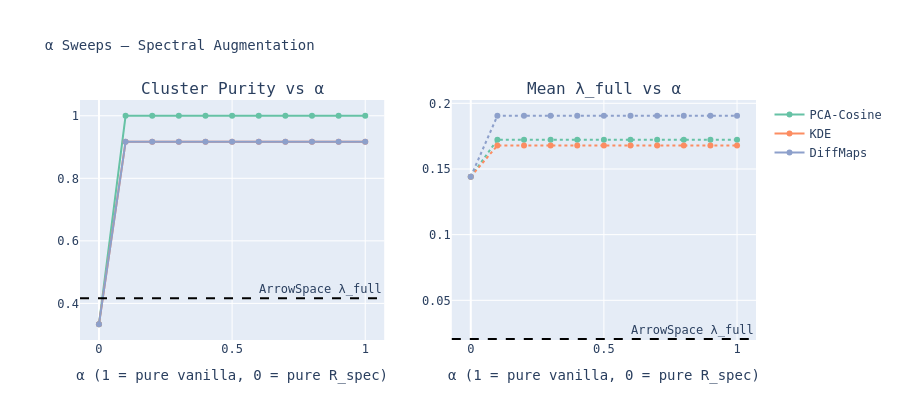

The notebook cell saved with this chart:
### Markdown cell above
---
## 8 · Spectral augmentation of vanilla algorithms (Principle 3)

$$\text{aug}_{\alpha}(x) = \alpha \cdot v(x) + (1-\alpha) \cdot R_{\text{spec}}(x)$$

We sweep `α ∈ [0, 1]` for each vanilla method and track purity and mean-λ.

### Code cell
alphas = np.linspace(0, 1, ALPHA_STEPS)
vanilla_methods = {"PCA-Cosine": v_pca, "KDE": v_kde, "DiffMaps": v_diff}

sweep_rows = []
for method_name, v in vanilla_methods.items():
    for alpha in alphas:
        aug = alpha * v + (1 - alpha) * R_spec
        sweep_rows.append({
            "Method": method_name,
            "alpha":  round(float(alpha), 2),
            "Purity": cluster_purity(aug, labels),
            "MeanLambda": mean_lambda(aug, lambda_full),
        })

df_sweep = pd.DataFrame(sweep_rows)
df_sweep.to_csv(OUTPUT_DIR / "alpha_sweep.csv", index=False)

fig3 = make_subplots(rows=1, cols=2,
    subplot_titles=["Cluster Purity vs α", "Mean λ_full vs α"])

colors = px.colors.qualitative.Set2
for m_idx, method in enumerate(vanilla_methods):
    sub = df_sweep[df_sweep["Method"] == method]
    fig3.add_trace(go.Scatter(
        x=sub["alpha"], y=sub["Purity"],
        mode="lines+markers", name=method,
        line=dict(color=colors[m_idx])), row=1, col=1)
    fig3.add_trace(go.Scatter(
        x=sub["alpha"], y=sub["MeanLambda"],
        mode="lines+markers", name=method, showlegend=False,
        line=dict(color=colors[m_idx], dash="dot")), row=1, col=2)

# Baseline: pure ArrowSpace
for col_idx in [1, 2]:
    fig3.add_hline(
        y=cluster_purity(lambda_full, labels) if col_idx == 1
          else mean_lambda(lambda_full, lambda_full),
        line_dash="dash", line_color="black",
        annotation_text="ArrowSpace λ_full", row=1, col=col_idx)

fig3.update_xaxes(title_text="α (1 = pure vanilla, 0 = pure R_spec)")
fig3.update_layout(height=420, title_text="α Sweeps — Spectral Augmentation",
                   font_family="monospace", title_font_size=14)
fig3.write_image(OUTPUT_DIR / "fig_04_alpha_sweep.png", scale=2)
fig3.show()
print("Saved fig_04_alpha_sweep.png")

### Figure 1 — Plotly figure (JSON) as saved in the notebook; plotly's stock layout.template omitted (floating-point values rounded to 4 significant figures)
{"data": [{"line": {"color": "rgb(102,194,165)"}, "mode": "lines+markers", "name": "PCA-Cosine", "type": "scatter", "x": [0.0, 0.1, 0.2, 0.3, 0.4, 0.5, 0.6, 0.7, 0.8, 0.9, 1.0], "xaxis": "x", "y": [0.3333, 1.0, 1.0, 1.0, 1.0, 1.0, 1.0, 1.0, 1.0, 1.0, 1.0], "yaxis": "y"}, {"line": {"color": "rgb(102,194,165)", "dash": "dot"}, "mode": "lines+markers", "name": "PCA-Cosine", "showlegend": false, "type": "scatter", "x": [0.0, 0.1, 0.2, 0.3, 0.4, 0.5, 0.6, 0.7, 0.8, 0.9, 1.0], "xaxis": "x2", "y": [0.1441, 0.1723, 0.1723, 0.1723, 0.1723, 0.1723, 0.1723, 0.1723, 0.1723, 0.1723, 0.1723], "yaxis": "y2"}, {"line": {"color": "rgb(252,141,98)"}, "mode": "lines+markers", "name": "KDE", "type": "scatter", "x": [0.0, 0.1, 0.2, 0.3, 0.4, 0.5, 0.6, 0.7, 0.8, 0.9, 1.0], "xaxis": "x", "y": [0.3333, 0.9167, 0.9167, 0.9167, 0.9167, 0.9167, 0.9167, 0.9167, 0.9167, 0.9167, 0.9167], "yaxis": "y"}, {"line": {"color": "rgb(252,141,98)", "dash": "dot"}, "mode": "lines+markers", "name": "KDE", "showlegend": false, "type": "scatter", "x": [0.0, 0.1, 0.2, 0.3, 0.4, 0.5, 0.6, 0.7, 0.8, 0.9, 1.0], "xaxis": "x2", "y": [0.1441, 0.1678, 0.1678, 0.1678, 0.1678, 0.1678, 0.1678, 0.1678, 0.1678, 0.1678, 0.1678], "yaxis": "y2"}, {"line": {"color": "rgb(141,160,203)"}, "mode": "lines+markers", "name": "DiffMaps", "type": "scatter", "x": [0.0, 0.1, 0.2, 0.3, 0.4, 0.5, 0.6, 0.7, 0.8, 0.9, 1.0], "xaxis": "x", "y": [0.3333, 0.9167, 0.9167, 0.9167, 0.9167, 0.9167, 0.9167, 0.9167, 0.9167, 0.9167, 0.9167], "yaxis": "y"}, {"line": {"color": "rgb(141,160,203)", "dash": "dot"}, "mode": "lines+markers", "name": "DiffMaps", "showlegend": false, "type": "scatter", "x": [0.0, 0.1, 0.2, 0.3, 0.4, 0.5, 0.6, 0.7, 0.8, 0.9, 1.0], "xaxis": "x2", "y": [0.1441, 0.1905, 0.1905, 0.1905, 0.1905, 0.1905, 0.1905, 0.1905, 0.1905, 0.1905, 0.1905], "yaxis": "y2"}], "layout": {"annotations": [{"font": {"size": 16}, "showarrow": false, "text": "Cluster Purity vs α", "x": 0.225, "xanchor": "center", "xref": "paper", "y": 1, "yanchor": "bottom", "yref": "paper"}, {"font": {"size": 16}, "showarrow": false, "text": "Mean λ_full vs α", "x": 0.775, "xanchor": "center", "xref": "paper", "y": 1, "yanchor": "bottom", "yref": "paper"}, {"showarrow": false, "text": "ArrowSpace λ_full", "x": 1, "xanchor": "right", "xref": "x domain", "y": 0.4167, "yanchor": "bottom", "yref": "y"}, {"showarrow": false, "text": "ArrowSpace λ_full", "x": 1, "xanchor": "right", "xref": "x2 domain", "y": 0.02054, "yanchor": "bottom", "yref": "y2"}], "font": {"family": "monospace"}, "height": 420, "shapes": [{"line": {"color": "black", "dash": "dash"}, "type": "line", "x0": 0, "x1": 1, "xref": "x domain", "y0": 0.4167, "y1": 0.4167, "yref": "y"}, {"line": {"color": "black", "dash": "dash"}, "type": "line", "x0": 0, "x1": 1, "xref": "x2 domain", "y0": 0.02054, "y1": 0.02054, "yref": "y2"}], "title": {"font": {"size": 14}, "text": "α Sweeps — Spectral Augmentation"}, "xaxis": {"anchor": "y", "domain": [0, 0.45], "title": {"text": "α (1 = pure vanilla, 0 = pure R_spec)"}}, "xaxis2": {"anchor": "y2", "domain": [0.55, 1], "title": {"text": "α (1 = pure vanilla, 0 = pure R_spec)"}}, "yaxis": {"anchor": "x", "domain": [0, 1]}, "yaxis2": {"anchor": "x2", "domain": [0, 1]}}}
